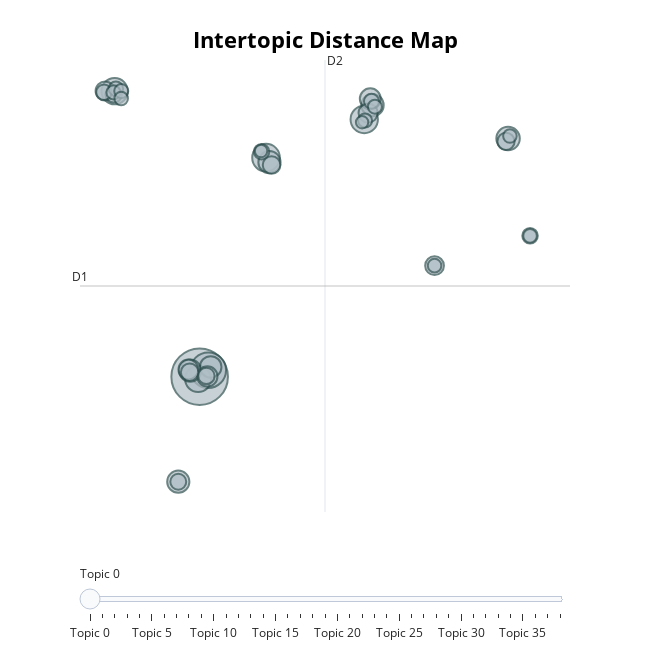

Write notebook code for a chart like this one.
### Code cell
topic_model.visualize_topics()

### Figure 1 — Plotly figure (JSON) as saved in the notebook; plotly's stock layout.template omitted (floating-point values rounded to 4 significant figures)
{"data": [{"customdata": [[0, "tao | taoism | taoist | ching | people", 227], [1, "translation | text | chinese | mitchell | translator", 90], [2, "interesting | agree | yes | okay | true", 54], [3, "breath | breathing | meditation | energy | breathe", 53], [4, "time | job | work | desire | help", 49], [5, "heaven | earth | yin | guo | yang", 48], [6, "fold | laundry | clothe | chore | feel", 39], [7, "carrot | hello | lol | free | name", 35], [8, "confucius | confucianism | confucian | family | society", 35], [9, "knowledge | know | heart | write | teach", 35], [10, "god | believe | plan | evil | disharmony", 35], [11, "ryokan | book | chapter | google | amazon", 33], [12, "picture | word | reality | truth | experience", 31], [13, "zhuangzi | story | chapter | laozi | man", 29], [14, "yang | yin | quality | woman | patriarchy", 28], [15, "practice | skill | occur | emotional | goal", 26], [16, "wei | effort | resistance | act | effortless", 26], [17, "thank | holyyyy | thanku | congratulation | glad", 25], [18, "delete | remove | combine | disturb | join", 22], [19, "legalism | generalization | academic | sweeping | broad", 22], [20, "dao | water | table | laundry | flow", 21], [21, "earth | heaven | laozi | water | long", 19], [22, "life | climate | nature | suffering | problem", 19], [23, "religion | christian | pretend | hinduism | people", 18], [24, "think | necessary | wisdom | droid | pic", 17], [25, "path | walk | river | lead | step", 17], [26, "daoist | daoism | accusation | alec | ritual", 17], [27, "wave | align | surfing | principle | surfer", 16], [28, "child | baby | parent | cry | plant", 15], [29, "misery | pain | suffer | suffering | hurt", 14], [30, "apologise | wrong | prove | relevant | quote", 14], [31, "bazi | feng | shui | ping | chart", 14], [32, "sleep | sun | exposure | screen | day", 14], [33, "thank | comment | education | laugh | good", 13], [34, "happy | attractive | partner | stuff | appreciate", 13], [35, "daoism | ddj | daodeje | zhuangzi | china", 13], [36, "cheddar | cheese | chocolate | vermont | cadbury", 13], [37, "tomorrow | say | tag | team | opinion", 11], [38, "recovery | training | rest | weight | lifting", 11]], "hovertemplate": "<b>Topic %{customdata[0]}</b><br>%{customdata[1]}<br>Size: %{customdata[2]}", "legendgroup": "", "marker": {"color": "#B0BEC5", "line": {"color": "DarkSlateGrey", "width": 2}, "size": [227, 90, 54, 53, 49, 48, 39, 35, 35, 35, 35, 33, 31, 29, 28, 26, 26, 25, 22, 22, 21, 19, 19, 18, 17, 17, 17, 16, 15, 14, 14, 14, 14, 13, 13, 13, 13, 11, 11], "sizemode": "area", "sizeref": 0.1419, "symbol": "circle"}, "mode": "markers", "name": "", "orientation": "v", "showlegend": false, "type": "scatter", "x": [-4.952, -4.292, 0.1764, 7.766, -11.52, -5.07, 18.88, 0.4428, -5.68, 8.41, -6.603, -4.099, 8.234, -4.356, -5.821, 8.067, -12.25, 13.2, 0.6066, -5.722, 18.72, -4.43, -11.59, -6.604, -0.1698, -12.35, 20.58, 8.328, -11.42, -11.61, 8.591, -11.01, 7.831, 13.2, -11.02, 20.58, 19.02, -0.2051, 7.602], "xaxis": "x", "y": [-5.527, -5.157, 6.998, 9.182, 10.8, -5.658, 8.089, 6.738, -5.186, 10.0, -11.53, -4.971, 10.36, -5.516, -5.12, 9.547, 10.81, 0.8191, 6.576, -5.276, 7.93, -5.483, 10.62, -11.54, 7.341, 10.74, 2.532, 10.22, 10.94, 10.73, 9.914, 10.8, 9.123, 0.8229, 10.38, 2.525, 8.232, 7.376, 9.023], "yaxis": "y"}], "layout": {"annotations": [{"showarrow": false, "text": "D1", "x": -14.2, "y": -0.3414, "yshift": 10}, {"showarrow": false, "text": "D2", "x": 4.735, "xshift": 10, "y": 12.58}], "height": 650, "hoverlabel": {"bgcolor": "white", "font": {"family": "Rockwell", "size": 16}}, "legend": {"itemsizing": "constant", "tracegroupgap": 0}, "margin": {"t": 60}, "shapes": [{"line": {"color": "#CFD8DC", "width": 2}, "type": "line", "x0": 4.735, "x1": 4.735, "y0": -13.27, "y1": 12.58}, {"line": {"color": "#9E9E9E", "width": 2}, "type": "line", "x0": -14.2, "x1": 23.67, "y0": -0.3414, "y1": -0.3414}], "sliders": [{"active": 0, "pad": {"t": 50}, "steps": [{"args": [{"marker.color": [["red", "#B0BEC5", "#B0BEC5", "#B0BEC5", "#B0BEC5", "#B0BEC5", "#B0BEC5", "#B0BEC5", "#B0BEC5", "#B0BEC5", "#B0BEC5", "#B0BEC5", "#B0BEC5", "#B0BEC5", "#B0BEC5", "#B0BEC5", "#B0BEC5", "#B0BEC5", "#B0BEC5", "#B0BEC5", "#B0BEC5", "#B0BEC5", "#B0BEC5", "#B0BEC5", "#B0BEC5", "#B0BEC5", "#B0BEC5", "#B0BEC5", "#B0BEC5", "#B0BEC5", "#B0BEC5", "#B0BEC5", "#B0BEC5", "#B0BEC5", "#B0BEC5", "#B0BEC5", "#B0BEC5", "#B0BEC5", "#B0BEC5"]]}], "label": "Topic 0", "method": "update"}, {"args": [{"marker.color": [["#B0BEC5", "red", "#B0BEC5", "#B0BEC5", "#B0BEC5", "#B0BEC5", "#B0BEC5", "#B0BEC5", "#B0BEC5", "#B0BEC5", "#B0BEC5", "#B0BEC5", "#B0BEC5", "#B0BEC5", "#B0BEC5", "#B0BEC5", "#B0BEC5", "#B0BEC5", "#B0BEC5", "#B0BEC5", "#B0BEC5", "#B0BEC5", "#B0BEC5", "#B0BEC5", "#B0BEC5", "#B0BEC5", "#B0BEC5", "#B0BEC5", "#B0BEC5", "#B0BEC5", "#B0BEC5", "#B0BEC5", "#B0BEC5", "#B0BEC5", "#B0BEC5", "#B0BEC5", "#B0BEC5", "#B0BEC5", "#B0BEC5"]]}], "label": "Topic 1", "method": "update"}, {"args": [{"marker.color": [["#B0BEC5", "#B0BEC5", "red", "#B0BEC5", "#B0BEC5", "#B0BEC5", "#B0BEC5", "#B0BEC5", "#B0BEC5", "#B0BEC5", "#B0BEC5", "#B0BEC5", "#B0BEC5", "#B0BEC5", "#B0BEC5", "#B0BEC5", "#B0BEC5", "#B0BEC5", "#B0BEC5", "#B0BEC5", "#B0BEC5", "#B0BEC5", "#B0BEC5", "#B0BEC5", "#B0BEC5", "#B0BEC5", "#B0BEC5", "#B0BEC5", "#B0BEC5", "#B0BEC5", "#B0BEC5", "#B0BEC5", "#B0BEC5", "#B0BEC5", "#B0BEC5", "#B0BEC5", "#B0BEC5", "#B0BEC5", "#B0BEC5"]]}], "label": "Topic 2", "method": "update"}, {"args": [{"marker.color": [["#B0BEC5", "#B0BEC5", "#B0BEC5", "red", "#B0BEC5", "#B0BEC5", "#B0BEC5", "#B0BEC5", "#B0BEC5", "#B0BEC5", "#B0BEC5", "#B0BEC5", "#B0BEC5", "#B0BEC5", "#B0BEC5", "#B0BEC5", "#B0BEC5", "#B0BEC5", "#B0BEC5", "#B0BEC5", "#B0BEC5", "#B0BEC5", "#B0BEC5", "#B0BEC5", "#B0BEC5", "#B0BEC5", "#B0BEC5", "#B0BEC5", "#B0BEC5", "#B0BEC5", "#B0BEC5", "#B0BEC5", "#B0BEC5", "#B0BEC5", "#B0BEC5", "#B0BEC5", "#B0BEC5", "#B0BEC5", "#B0BEC5"]]}], "label": "Topic 3", "method": "update"}, {"args": [{"marker.color": [["#B0BEC5", "#B0BEC5", "#B0BEC5", "#B0BEC5", "red", "#B0BEC5", "#B0BEC5", "#B0BEC5", "#B0BEC5", "#B0BEC5", "#B0BEC5", "#B0BEC5", "#B0BEC5", "#B0BEC5", "#B0BEC5", "#B0BEC5", "#B0BEC5", "#B0BEC5", "#B0BEC5", "#B0BEC5", "#B0BEC5", "#B0BEC5", "#B0BEC5", "#B0BEC5", "#B0BEC5", "#B0BEC5", "#B0BEC5", "#B0BEC5", "#B0BEC5", "#B0BEC5", "#B0BEC5", "#B0BEC5", "#B0BEC5", "#B0BEC5", "#B0BEC5", "#B0BEC5", "#B0BEC5", "#B0BEC5", "#B0BEC5"]]}], "label": "Topic 4", "method": "update"}, {"args": [{"marker.color": [["#B0BEC5", "#B0BEC5", "#B0BEC5", "#B0BEC5", "#B0BEC5", "red", "#B0BEC5", "#B0BEC5", "#B0BEC5", "#B0BEC5", "#B0BEC5", "#B0BEC5", "#B0BEC5", "#B0BEC5", "#B0BEC5", "#B0BEC5", "#B0BEC5", "#B0BEC5", "#B0BEC5", "#B0BEC5", "#B0BEC5", "#B0BEC5", "#B0BEC5", "#B0BEC5", "#B0BEC5", "#B0BEC5", "#B0BEC5", "#B0BEC5", "#B0BEC5", "#B0BEC5", "#B0BEC5", "#B0BEC5", "#B0BEC5", "#B0BEC5", "#B0BEC5", "#B0BEC5", "#B0BEC5", "#B0BEC5", "#B0BEC5"]]}], "label": "Topic 5", "method": "update"}, {"args": [{"marker.color": [["#B0BEC5", "#B0BEC5", "#B0BEC5", "#B0BEC5", "#B0BEC5", "#B0BEC5", "red", "#B0BEC5", "#B0BEC5", "#B0BEC5", "#B0BEC5", "#B0BEC5", "#B0BEC5", "#B0BEC5", "#B0BEC5", "#B0BEC5", "#B0BEC5", "#B0BEC5", "#B0BEC5", "#B0BEC5", "#B0BEC5", "#B0BEC5", "#B0BEC5", "#B0BEC5", "#B0BEC5", "#B0BEC5", "#B0BEC5", "#B0BEC5", "#B0BEC5", "#B0BEC5", "#B0BEC5", "#B0BEC5", "#B0BEC5", "#B0BEC5", "#B0BEC5", "#B0BEC5", "#B0BEC5", "#B0BEC5", "#B0BEC5"]]}], "label": "Topic 6", "method": "update"}, {"args": [{"marker.color": [["#B0BEC5", "#B0BEC5", "#B0BEC5", "#B0BEC5", "#B0BEC5", "#B0BEC5", "#B0BEC5", "red", "#B0BEC5", "#B0BEC5", "#B0BEC5", "#B0BEC5", "#B0BEC5", "#B0BEC5", "#B0BEC5", "#B0BEC5", "#B0BEC5", "#B0BEC5", "#B0BEC5", "#B0BEC5", "#B0BEC5", "#B0BEC5", "#B0BEC5", "#B0BEC5", "#B0BEC5", "#B0BEC5", "#B0BEC5", "#B0BEC5", "#B0BEC5", "#B0BEC5", "#B0BEC5", "#B0BEC5", "#B0BEC5", "#B0BEC5", "#B0BEC5", "#B0BEC5", "#B0BEC5", "#B0BEC5", "#B0BEC5"]]}], "label": "Topic 7", "method": "update"}, {"args": [{"marker.color": [["#B0BEC5", "#B0BEC5", "#B0BEC5", "#B0BEC5", "#B0BEC5", "#B0BEC5", "#B0BEC5", "#B0BEC5", "red", "#B0BEC5", "#B0BEC5", "#B0BEC5", "#B0BEC5", "#B0BEC5", "#B0BEC5", "#B0BEC5", "#B0BEC5", "#B0BEC5", "#B0BEC5", "#B0BEC5", "#B0BEC5", "#B0BEC5", "#B0BEC5", "#B0BEC5", "#B0BEC5", "#B0BEC5", "#B0BEC5", "#B0BEC5", "#B0BEC5", "#B0BEC5", "#B0BEC5", "#B0BEC5", "#B0BEC5", "#B0BEC5", "#B0BEC5", "#B0BEC5", "#B0BEC5", "#B0BEC5", "#B0BEC5"]]}], "label": "Topic 8", "method": "update"}, {"args": [{"marker.color": [["#B0BEC5", "#B0BEC5", "#B0BEC5", "#B0BEC5", "#B0BEC5", "#B0BEC5", "#B0BEC5", "#B0BEC5", "#B0BEC5", "red", "#B0BEC5", "#B0BEC5", "#B0BEC5", "#B0BEC5", "#B0BEC5", "#B0BEC5", "#B0BEC5", "#B0BEC5", "#B0BEC5", "#B0BEC5", "#B0BEC5", "#B0BEC5", "#B0BEC5", "#B0BEC5", "#B0BEC5", "#B0BEC5", "#B0BEC5", "#B0BEC5", "#B0BEC5", "#B0BEC5", "#B0BEC5", "#B0BEC5", "#B0BEC5", "#B0BEC5", "#B0BEC5", "#B0BEC5", "#B0BEC5", "#B0BEC5", "#B0BEC5"]]}], "label": "Topic 9", "method": "update"}, {"args": [{"marker.color": [["#B0BEC5", "#B0BEC5", "#B0BEC5", "#B0BEC5", "#B0BEC5", "#B0BEC5", "#B0BEC5", "#B0BEC5", "#B0BEC5", "#B0BEC5", "red", "#B0BEC5", "#B0BEC5", "#B0BEC5", "#B0BEC5", "#B0BEC5", "#B0BEC5", "#B0BEC5", "#B0BEC5", "#B0BEC5", "#B0BEC5", "#B0BEC5", "#B0BEC5", "#B0BEC5", "#B0BEC5", "#B0BEC5", "#B0BEC5", "#B0BEC5", "#B0BEC5", "#B0BEC5", "#B0BEC5", "#B0BEC5", "#B0BEC5", "#B0BEC5", "#B0BEC5", "#B0BEC5", "#B0BEC5", "#B0BEC5", "#B0BEC5"]]}], "label": "Topic 10", "method": "update"}, {"args": [{"marker.color": [["#B0BEC5", "#B0BEC5", "#B0BEC5", "#B0BEC5", "#B0BEC5", "#B0BEC5", "#B0BEC5", "#B0BEC5", "#B0BEC5", "#B0BEC5", "#B0BEC5", "red", "#B0BEC5", "#B0BEC5", "#B0BEC5", "#B0BEC5", "#B0BEC5", "#B0BEC5", "#B0BEC5", "#B0BEC5", "#B0BEC5", "#B0BEC5", "#B0BEC5", "#B0BEC5", "#B0BEC5", "#B0BEC5", "#B0BEC5", "#B0BEC5", "#B0BEC5", "#B0BEC5", "#B0BEC5", "#B0BEC5", "#B0BEC5", "#B0BEC5", "#B0BEC5", "#B0BEC5", "#B0BEC5", "#B0BEC5", "#B0BEC5"]]}], "label": "Topic 11", "method": "update"}, {"args": [{"marker.color": [["#B0BEC5", "#B0BEC5", "#B0BEC5", "#B0BEC5", "#B0BEC5", "#B0BEC5", "#B0BEC5", "#B0BEC5", "#B0BEC5", "#B0BEC5", "#B0BEC5", "#B0BEC5", "red", "#B0BEC5", "#B0BEC5", "#B0BEC5", "#B0BEC5", "#B0BEC5", "#B0BEC5", "#B0BEC5", "#B0BEC5", "#B0BEC5", "#B0BEC5", "#B0BEC5", "#B0BEC5", "#B0BEC5", "#B0BEC5", "#B0BEC5", "#B0BEC5", "#B0BEC5", "#B0BEC5", "#B0BEC5", "#B0BEC5", "#B0BEC5", "#B0BEC5", "#B0BEC5", "#B0BEC5", "#B0BEC5", "#B0BEC5"]]}], "label": "Topic 12", "method": "update"}, {"args": [{"marker.color": [["#B0BEC5", "#B0BEC5", "#B0BEC5", "#B0BEC5", "#B0BEC5", "#B0BEC5", "#B0BEC5", "#B0BEC5", "#B0BEC5", "#B0BEC5", "#B0BEC5", "#B0BEC5", "#B0BEC5", "red", "#B0BEC5", "#B0BEC5", "#B0BEC5", "#B0BEC5", "#B0BEC5", "#B0BEC5", "#B0BEC5", "#B0BEC5", "#B0BEC5", "#B0BEC5", "#B0BEC5", "#B0BEC5", "#B0BEC5", "#B0BEC5", "#B0BEC5", "#B0BEC5", "#B0BEC5", "#B0BEC5", "#B0BEC5", "#B0BEC5", "#B0BEC5", "#B0BEC5", "#B0BEC5", "#B0BEC5", "#B0BEC5"]]}], "label": "Topic 13", "method": "update"}, {"args": [{"marker.color": [["#B0BEC5", "#B0BEC5", "#B0BEC5", "#B0BEC5", "#B0BEC5", "#B0BEC5", "#B0BEC5", "#B0BEC5", "#B0BEC5", "#B0BEC5", "#B0BEC5", "#B0BEC5", "#B0BEC5", "#B0BEC5", "red", "#B0BEC5", "#B0BEC5", "#B0BEC5", "#B0BEC5", "#B0BEC5", "#B0BEC5", "#B0BEC5", "#B0BEC5", "#B0BEC5", "#B0BEC5", "#B0BEC5", "#B0BEC5", "#B0BEC5", "#B0BEC5", "#B0BEC5", "#B0BEC5", "#B0BEC5", "#B0BEC5", "#B0BEC5", "#B0BEC5", "#B0BEC5", "#B0BEC5", "#B0BEC5", "#B0BEC5"]]}], "label": "Topic 14", "method": "update"}, {"args": [{"marker.color": [["#B0BEC5", "#B0BEC5", "#B0BEC5", "#B0BEC5", "#B0BEC5", "#B0BEC5", "#B0BEC5", "#B0BEC5", "#B0BEC5", "#B0BEC5", "#B0BEC5", "#B0BEC5", "#B0BEC5", "#B0BEC5", "#B0BEC5", "red", "#B0BEC5", "#B0BEC5", "#B0BEC5", "#B0BEC5", "#B0BEC5", "#B0BEC5", "#B0BEC5", "#B0BEC5", "#B0BEC5", "#B0BEC5", "#B0BEC5", "#B0BEC5", "#B0BEC5", "#B0BEC5", "#B0BEC5", "#B0BEC5", "#B0BEC5", "#B0BEC5", "#B0BEC5", "#B0BEC5", "#B0BEC5", "#B0BEC5", "#B0BEC5"]]}], "label": "Topic 15", "method": "update"}, {"args": [{"marker.color": [["#B0BEC5", "#B0BEC5", "#B0BEC5", "#B0BEC5", "#B0BEC5", "#B0BEC5", "#B0BEC5", "#B0BEC5", "#B0BEC5", "#B0BEC5", "#B0BEC5", "#B0BEC5", "#B0BEC5", "#B0BEC5", "#B0BEC5", "#B0BEC5", "red", "#B0BEC5", "#B0BEC5", "#B0BEC5", "#B0BEC5", "#B0BEC5", "#B0BEC5", "#B0BEC5", "#B0BEC5", "#B0BEC5", "#B0BEC5", "#B0BEC5", "#B0BEC5", "#B0BEC5", "#B0BEC5", "#B0BEC5", "#B0BEC5", "#B0BEC5", "#B0BEC5", "#B0BEC5", "#B0BEC5", "#B0BEC5", "#B0BEC5"]]}], "label": "Topic 16", "method": "update"}, {"args": [{"marker.color": [["#B0BEC5", "#B0BEC5", "#B0BEC5", "#B0BEC5", "#B0BEC5", "#B0BEC5", "#B0BEC5", "#B0BEC5", "#B0BEC5", "#B0BEC5", "#B0BEC5", "#B0BEC5", "#B0BEC5", "#B0BEC5", "#B0BEC5", "#B0BEC5", "#B0BEC5", "red", "#B0BEC5", "#B0BEC5", "#B0BEC5", "#B0BEC5", "#B0BEC5", "#B0BEC5", "#B0BEC5", "#B0BEC5", "#B0BEC5", "#B0BEC5", "#B0BEC5", "#B0BEC5", "#B0BEC5", "#B0BEC5", "#B0BEC5", "#B0BEC5", "#B0BEC5", "#B0BEC5", "#B0BEC5", "#B0BEC5", "#B0BEC5"]]}], "label": "Topic 17", "method": "update"}, {"args": [{"marker.color": [["#B0BEC5", "#B0BEC5", "#B0BEC5", "#B0BEC5", "#B0BEC5", "#B0BEC5", "#B0BEC5", "#B0BEC5", "#B0BEC5", "#B0BEC5", "#B0BEC5", "#B0BEC5", "#B0BEC5", "#B0BEC5", "#B0BEC5", "#B0BEC5", "#B0BEC5", "#B0BEC5", "red", "#B0BEC5", "#B0BEC5", "#B0BEC5", "#B0BEC5", "#B0BEC5", "#B0BEC5", "#B0BEC5", "#B0BEC5", "#B0BEC5", "#B0BEC5", "#B0BEC5", "#B0BEC5", "#B0BEC5", "#B0BEC5", "#B0BEC5", "#B0BEC5", "#B0BEC5", "#B0BEC5", "#B0BEC5", "#B0BEC5"]]}], "label": "Topic 18", "method": "update"}, {"args": [{"marker.color": [["#B0BEC5", "#B0BEC5", "#B0BEC5", "#B0BEC5", "#B0BEC5", "#B0BEC5", "#B0BEC5", "#B0BEC5", "#B0BEC5", "#B0BEC5", "#B0BEC5", "#B0BEC5", "#B0BEC5", "#B0BEC5", "#B0BEC5", "#B0BEC5", "#B0BEC5", "#B0BEC5", "#B0BEC5", "red", "#B0BEC5", "#B0BEC5", "#B0BEC5", "#B0BEC5", "#B0BEC5", "#B0BEC5", "#B0BEC5", "#B0BEC5", "#B0BEC5", "#B0BEC5", "#B0BEC5", "#B0BEC5", "#B0BEC5", "#B0BEC5", "#B0BEC5", "#B0BEC5", "#B0BEC5", "#B0BEC5", "#B0BEC5"]]}], "label": "Topic 19", "method": "update"}, {"args": [{"marker.color": [["#B0BEC5", "#B0BEC5", "#B0BEC5", "#B0BEC5", "#B0BEC5", "#B0BEC5", "#B0BEC5", "#B0BEC5", "#B0BEC5", "#B0BEC5", "#B0BEC5", "#B0BEC5", "#B0BEC5", "#B0BEC5", "#B0BEC5", "#B0BEC5", "#B0BEC5", "#B0BEC5", "#B0BEC5", "#B0BEC5", "red", "#B0BEC5", "#B0BEC5", "#B0BEC5", "#B0BEC5", "#B0BEC5", "#B0BEC5", "#B0BEC5", "#B0BEC5", "#B0BEC5", "#B0BEC5", "#B0BEC5", "#B0BEC5", "#B0BEC5", "#B0BEC5", "#B0BEC5", "#B0BEC5", "#B0BEC5", "#B0BEC5"]]}], "label": "Topic 20", "method": "update"}, {"args": [{"marker.color": [["#B0BEC5", "#B0BEC5", "#B0BEC5", "#B0BEC5", "#B0BEC5", "#B0BEC5", "#B0BEC5", "#B0BEC5", "#B0BEC5", "#B0BEC5", "#B0BEC5", "#B0BEC5", "#B0BEC5", "#B0BEC5", "#B0BEC5", "#B0BEC5", "#B0BEC5", "#B0BEC5", "#B0BEC5", "#B0BEC5", "#B0BEC5", "red", "#B0BEC5", "#B0BEC5", "#B0BEC5", "#B0BEC5", "#B0BEC5", "#B0BEC5", "#B0BEC5", "#B0BEC5", "#B0BEC5", "#B0BEC5", "#B0BEC5", "#B0BEC5", "#B0BEC5", "#B0BEC5", "#B0BEC5", "#B0BEC5", "#B0BEC5"]]}], "label": "Topic 21", "method": "update"}, {"args": [{"marker.color": [["#B0BEC5", "#B0BEC5", "#B0BEC5", "#B0BEC5", "#B0BEC5", "#B0BEC5", "#B0BEC5", "#B0BEC5", "#B0BEC5", "#B0BEC5", "#B0BEC5", "#B0BEC5", "#B0BEC5", "#B0BEC5", "#B0BEC5", "#B0BEC5", "#B0BEC5", "#B0BEC5", "#B0BEC5", "#B0BEC5", "#B0BEC5", "#B0BEC5", "red", "#B0BEC5", "#B0BEC5", "#B0BEC5", "#B0BEC5", "#B0BEC5", "#B0BEC5", "#B0BEC5", "#B0BEC5", "#B0BEC5", "#B0BEC5", "#B0BEC5", "#B0BEC5", "#B0BEC5", "#B0BEC5", "#B0BEC5", "#B0BEC5"]]}], "label": "Topic 22", "method": "update"}, {"args": [{"marker.color": [["#B0BEC5", "#B0BEC5", "#B0BEC5", "#B0BEC5", "#B0BEC5", "#B0BEC5", "#B0BEC5", "#B0BEC5", "#B0BEC5", "#B0BEC5", "#B0BEC5", "#B0BEC5", "#B0BEC5", "#B0BEC5", "#B0BEC5", "#B0BEC5", "#B0BEC5", "#B0BEC5", "#B0BEC5", "#B0BEC5", "#B0BEC5", "#B0BEC5", "#B0BEC5", "red", "#B0BEC5", "#B0BEC5", "#B0BEC5", "#B0BEC5", "#B0BEC5", "#B0BEC5", "#B0BEC5", "#B0BEC5", "#B0BEC5", "#B0BEC5", "#B0BEC5", "#B0BEC5", "#B0BEC5", "#B0BEC5", "#B0BEC5"]]}], "label": "Topic 23", "method": "update"}, {"args": [{"marker.color": [["#B0BEC5", "#B0BEC5", "#B0BEC5", "#B0BEC5", "#B0BEC5", "#B0BEC5", "#B0BEC5", "#B0BEC5", "#B0BEC5", "#B0BEC5", "#B0BEC5", "#B0BEC5", "#B0BEC5", "#B0BEC5", "#B0BEC5", "#B0BEC5", "#B0BEC5", "#B0BEC5", "#B0BEC5", "#B0BEC5", "#B0BEC5", "#B0BEC5", "#B0BEC5", "#B0BEC5", "red", "#B0BEC5", "#B0BEC5", "#B0BEC5", "#B0BEC5", "#B0BEC5", "#B0BEC5", "#B0BEC5", "#B0BEC5", "#B0BEC5", "#B0BEC5", "#B0BEC5", "#B0BEC5", "#B0BEC5", "#B0BEC5"]]}], "label": "Topic 24", "method": "update"}, {"args": [{"marker.color": [["#B0BEC5", "#B0BEC5", "#B0BEC5", "#B0BEC5", "#B0BEC5", "#B0BEC5", "#B0BEC5", "#B0BEC5", "#B0BEC5", "#B0BEC5", "#B0BEC5", "#B0BEC5", "#B0BEC5", "#B0BEC5", "#B0BEC5", "#B0BEC5", "#B0BEC5", "#B0BEC5", "#B0BEC5", "#B0BEC5", "#B0BEC5", "#B0BEC5", "#B0BEC5", "#B0BEC5", "#B0BEC5", "red", "#B0BEC5", "#B0BEC5", "#B0BEC5", "#B0BEC5", "#B0BEC5", "#B0BEC5", "#B0BEC5", "#B0BEC5", "#B0BEC5", "#B0BEC5", "#B0BEC5", "#B0BEC5", "#B0BEC5"]]}], "label": "Topic 25", "method": "update"}, {"args": [{"marker.color": [["#B0BEC5", "#B0BEC5", "#B0BEC5", "#B0BEC5", "#B0BEC5", "#B0BEC5", "#B0BEC5", "#B0BEC5", "#B0BEC5", "#B0BEC5", "#B0BEC5", "#B0BEC5", "#B0BEC5", "#B0BEC5", "#B0BEC5", "#B0BEC5", "#B0BEC5", "#B0BEC5", "#B0BEC5", "#B0BEC5", "#B0BEC5", "#B0BEC5", "#B0BEC5", "#B0BEC5", "#B0BEC5", "#B0BEC5", "red", "#B0BEC5", "#B0BEC5", "#B0BEC5", "#B0BEC5", "#B0BEC5", "#B0BEC5", "#B0BEC5", "#B0BEC5", "#B0BEC5", "#B0BEC5", "#B0BEC5", "#B0BEC5"]]}], "label": "Topic 26", "method": "update"}, {"args": [{"marker.color": [["#B0BEC5", "#B0BEC5", "#B0BEC5", "#B0BEC5", "#B0BEC5", "#B0BEC5", "#B0BEC5", "#B0BEC5", "#B0BEC5", "#B0BEC5", "#B0BEC5", "#B0BEC5", "#B0BEC5", "#B0BEC5", "#B0BEC5", "#B0BEC5", "#B0BEC5", "#B0BEC5", "#B0BEC5", "#B0BEC5", "#B0BEC5", "#B0BEC5", "#B0BEC5", "#B0BEC5", "#B0BEC5", "#B0BEC5", "#B0BEC5", "red", "#B0BEC5", "#B0BEC5", "#B0BEC5", "#B0BEC5", "#B0BEC5", "#B0BEC5", "#B0BEC5", "#B0BEC5", "#B0BEC5", "#B0BEC5", "#B0BEC5"]]}], "label": "Topic 27", "method": "update"}, {"args": [{"marker.color": [["#B0BEC5", "#B0BEC5", "#B0BEC5", "#B0BEC5", "#B0BEC5", "#B0BEC5", "#B0BEC5", "#B0BEC5", "#B0BEC5", "#B0BEC5", "#B0BEC5", "#B0BEC5", "#B0BEC5", "#B0BEC5", "#B0BEC5", "#B0BEC5", "#B0BEC5", "#B0BEC5", "#B0BEC5", "#B0BEC5", "#B0BEC5", "#B0BEC5", "#B0BEC5", "#B0BEC5", "#B0BEC5", "#B0BEC5", "#B0BEC5", "#B0BEC5", "red", "#B0BEC5", "#B0BEC5", "#B0BEC5", "#B0BEC5", "#B0BEC5", "#B0BEC5", "#B0BEC5", "#B0BEC5", "#B0BEC5", "#B0BEC5"]]}], "label": "Topic 28", "method": "update"}, {"args": [{"marker.color": [["#B0BEC5", "#B0BEC5", "#B0BEC5", "#B0BEC5", "#B0BEC5", "#B0BEC5", "#B0BEC5", "#B0BEC5", "#B0BEC5", "#B0BEC5", "#B0BEC5", "#B0BEC5", "#B0BEC5", "#B0BEC5", "#B0BEC5", "#B0BEC5", "#B0BEC5", "#B0BEC5", "#B0BEC5", "#B0BEC5", "#B0BEC5", "#B0BEC5", "#B0BEC5", "#B0BEC5", "#B0BEC5", "#B0BEC5", "#B0BEC5", "#B0BEC5", "#B0BEC5", "red", "#B0BEC5", "#B0BEC5", "#B0BEC5", "#B0BEC5", "#B0BEC5", "#B0BEC5", "#B0BEC5", "#B0BEC5", "#B0BEC5"]]}], "label": "Topic 29", "method": "update"}, {"args": [{"marker.color": [["#B0BEC5", "#B0BEC5", "#B0BEC5", "#B0BEC5", "#B0BEC5", "#B0BEC5", "#B0BEC5", "#B0BEC5", "#B0BEC5", "#B0BEC5", "#B0BEC5", "#B0BEC5", "#B0BEC5", "#B0BEC5", "#B0BEC5", "#B0BEC5", "#B0BEC5", "#B0BEC5", "#B0BEC5", "#B0BEC5", "#B0BEC5", "#B0BEC5", "#B0BEC5", "#B0BEC5", "#B0BEC5", "#B0BEC5", "#B0BEC5", "#B0BEC5", "#B0BEC5", "#B0BEC5", "red", "#B0BEC5", "#B0BEC5", "#B0BEC5", "#B0BEC5", "#B0BEC5", "#B0BEC5", "#B0BEC5", "#B0BEC5"]]}], "label": "Topic 30", "method": "update"}, {"args": [{"marker.color": [["#B0BEC5", "#B0BEC5", "#B0BEC5", "#B0BEC5", "#B0BEC5", "#B0BEC5", "#B0BEC5", "#B0BEC5", "#B0BEC5", "#B0BEC5", "#B0BEC5", "#B0BEC5", "#B0BEC5", "#B0BEC5", "#B0BEC5", "#B0BEC5", "#B0BEC5", "#B0BEC5", "#B0BEC5", "#B0BEC5", "#B0BEC5", "#B0BEC5", "#B0BEC5", "#B0BEC5", "#B0BEC5", "#B0BEC5", "#B0BEC5", "#B0BEC5", "#B0BEC5", "#B0BEC5", "#B0BEC5", "red", "#B0BEC5", "#B0BEC5", "#B0BEC5", "#B0BEC5", "#B0BEC5", "#B0BEC5", "#B0BEC5"]]}], "label": "Topic 31", "method": "update"}, {"args": [{"marker.color": [["#B0BEC5", "#B0BEC5", "#B0BEC5", "#B0BEC5", "#B0BEC5", "#B0BEC5", "#B0BEC5", "#B0BEC5", "#B0BEC5", "#B0BEC5", "#B0BEC5", "#B0BEC5", "#B0BEC5", "#B0BEC5", "#B0BEC5", "#B0BEC5", "#B0BEC5", "#B0BEC5", "#B0BEC5", "#B0BEC5", "#B0BEC5", "#B0BEC5", "#B0BEC5", "#B0BEC5", "#B0BEC5", "#B0BEC5", "#B0BEC5", "#B0BEC5", "#B0BEC5", "#B0BEC5", "#B0BEC5", "#B0BEC5", "red", "#B0BEC5", "#B0BEC5", "#B0BEC5", "#B0BEC5", "#B0BEC5", "#B0BEC5"]]}], "label": "Topic 32", "method": "update"}, {"args": [{"marker.color": [["#B0BEC5", "#B0BEC5", "#B0BEC5", "#B0BEC5", "#B0BEC5", "#B0BEC5", "#B0BEC5", "#B0BEC5", "#B0BEC5", "#B0BEC5", "#B0BEC5", "#B0BEC5", "#B0BEC5", "#B0BEC5", "#B0BEC5", "#B0BEC5", "#B0BEC5", "#B0BEC5", "#B0BEC5", "#B0BEC5", "#B0BEC5", "#B0BEC5", "#B0BEC5", "#B0BEC5", "#B0BEC5", "#B0BEC5", "#B0BEC5", "#B0BEC5", "#B0BEC5", "#B0BEC5", "#B0BEC5", "#B0BEC5", "#B0BEC5", "red", "#B0BEC5", "#B0BEC5", "#B0BEC5", "#B0BEC5", "#B0BEC5"]]}], "label": "Topic 33", "method": "update"}, {"args": [{"marker.color": [["#B0BEC5", "#B0BEC5", "#B0BEC5", "#B0BEC5", "#B0BEC5", "#B0BEC5", "#B0BEC5", "#B0BEC5", "#B0BEC5", "#B0BEC5", "#B0BEC5", "#B0BEC5", "#B0BEC5", "#B0BEC5", "#B0BEC5", "#B0BEC5", "#B0BEC5", "#B0BEC5", "#B0BEC5", "#B0BEC5", "#B0BEC5", "#B0BEC5", "#B0BEC5", "#B0BEC5", "#B0BEC5", "#B0BEC5", "#B0BEC5", "#B0BEC5", "#B0BEC5", "#B0BEC5", "#B0BEC5", "#B0BEC5", "#B0BEC5", "#B0BEC5", "red", "#B0BEC5", "#B0BEC5", "#B0BEC5", "#B0BEC5"]]}], "label": "Topic 34", "method": "update"}, {"args": [{"marker.color": [["#B0BEC5", "#B0BEC5", "#B0BEC5", "#B0BEC5", "#B0BEC5", "#B0BEC5", "#B0BEC5", "#B0BEC5", "#B0BEC5", "#B0BEC5", "#B0BEC5", "#B0BEC5", "#B0BEC5", "#B0BEC5", "#B0BEC5", "#B0BEC5", "#B0BEC5", "#B0BEC5", "#B0BEC5", "#B0BEC5", "#B0BEC5", "#B0BEC5", "#B0BEC5", "#B0BEC5", "#B0BEC5", "#B0BEC5", "#B0BEC5", "#B0BEC5", "#B0BEC5", "#B0BEC5", "#B0BEC5", "#B0BEC5", "#B0BEC5", "#B0BEC5", "#B0BEC5", "red", "#B0BEC5", "#B0BEC5", "#B0BEC5"]]}], "label": "Topic 35", "method": "update"}, {"args": [{"marker.color": [["#B0BEC5", "#B0BEC5", "#B0BEC5", "#B0BEC5", "#B0BEC5", "#B0BEC5", "#B0BEC5", "#B0BEC5", "#B0BEC5", "#B0BEC5", "#B0BEC5", "#B0BEC5", "#B0BEC5", "#B0BEC5", "#B0BEC5", "#B0BEC5", "#B0BEC5", "#B0BEC5", "#B0BEC5", "#B0BEC5", "#B0BEC5", "#B0BEC5", "#B0BEC5", "#B0BEC5", "#B0BEC5", "#B0BEC5", "#B0BEC5", "#B0BEC5", "#B0BEC5", "#B0BEC5", "#B0BEC5", "#B0BEC5", "#B0BEC5", "#B0BEC5", "#B0BEC5", "#B0BEC5", "red", "#B0BEC5", "#B0BEC5"]]}], "label": "Topic 36", "method": "update"}, {"args": [{"marker.color": [["#B0BEC5", "#B0BEC5", "#B0BEC5", "#B0BEC5", "#B0BEC5", "#B0BEC5", "#B0BEC5", "#B0BEC5", "#B0BEC5", "#B0BEC5", "#B0BEC5", "#B0BEC5", "#B0BEC5", "#B0BEC5", "#B0BEC5", "#B0BEC5", "#B0BEC5", "#B0BEC5", "#B0BEC5", "#B0BEC5", "#B0BEC5", "#B0BEC5", "#B0BEC5", "#B0BEC5", "#B0BEC5", "#B0BEC5", "#B0BEC5", "#B0BEC5", "#B0BEC5", "#B0BEC5", "#B0BEC5", "#B0BEC5", "#B0BEC5", "#B0BEC5", "#B0BEC5", "#B0BEC5", "#B0BEC5", "red", "#B0BEC5"]]}], "label": "Topic 37", "method": "update"}, {"args": [{"marker.color": [["#B0BEC5", "#B0BEC5", "#B0BEC5", "#B0BEC5", "#B0BEC5", "#B0BEC5", "#B0BEC5", "#B0BEC5", "#B0BEC5", "#B0BEC5", "#B0BEC5", "#B0BEC5", "#B0BEC5", "#B0BEC5", "#B0BEC5", "#B0BEC5", "#B0BEC5", "#B0BEC5", "#B0BEC5", "#B0BEC5", "#B0BEC5", "#B0BEC5", "#B0BEC5", "#B0BEC5", "#B0BEC5", "#B0BEC5", "#B0BEC5", "#B0BEC5", "#B0BEC5", "#B0BEC5", "#B0BEC5", "#B0BEC5", "#B0BEC5", "#B0BEC5", "#B0BEC5", "#B0BEC5", "#B0BEC5", "#B0BEC5", "red"]]}], "label": "Topic 38", "method": "update"}]}], "title": {"font": {"color": "Black", "size": 22}, "text": "<b>Intertopic Distance Map</b>", "x": 0.5, "xanchor": "center", "y": 0.95, "yanchor": "top"}, "width": 650, "xaxis": {"anchor": "y", "autorange": false, "domain": [0, 1], "range": [-14.2, 23.67], "title": {"text": ""}, "type": "linear", "visible": false}, "yaxis": {"anchor": "x", "autorange": false, "domain": [0, 1], "range": [-13.27, 12.58], "title": {"text": ""}, "type": "linear", "visible": false}}}
